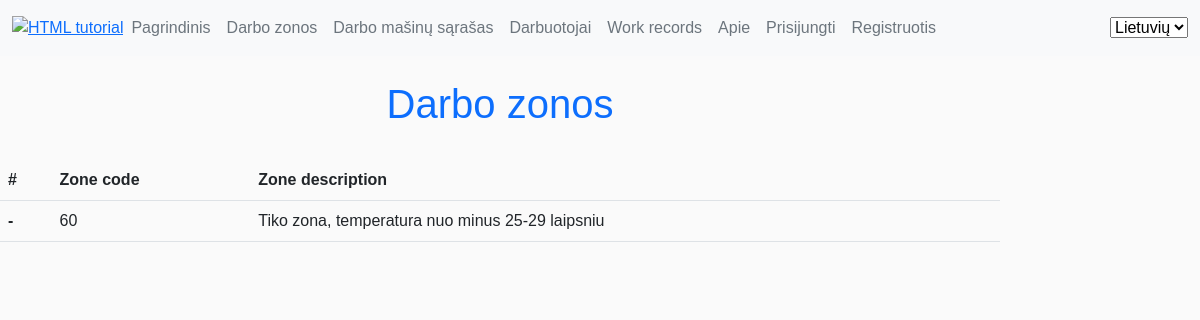
The page /lm/working_zones/ on the database its author committed.
### lm/models.py (models this page shows, shortened)
class Darbo_zona_sandelyje (models.Model):
    zone_choices = (
        ('20','20 - HR'),
        ('40','40 - MOPRO'),
        ('41', '41 - Pienas'),
        ('60', '60 - TIKO'),
        ('61', '61 - BakeOff'),
        ('70', '70 - Fruits'),
        ('50', '50 - Mėsa'),
        ('90', '90 - NonFood')
        )
    zone_code = models.CharField(_('Working zone code'), max_length=80, choices=zone_choices, default='40', help_text='Darbo zona sandėlyje',
    blank=True, unique=True)
    zone_description=models.CharField(_('Description'), max_length=80, help_text='Zonos aprasymas pvz 60-Tiko')
    class Meta:
        ordering = ['zone_code']
        verbose_name = _("Working zone")
        verbose_name_plural = _("Working zones")

### lm/views.py (the view)
# urls.py: path('working_zones/', views.working_zones, name='working_zones'),
def working_zones(request):
    working_zones = Darbo_zona_sandelyje.objects.all()
    context = {
        'working_zones': working_zones
    }
    return render(request, 'lm/working_zones.html', context=context)

### lm/templates/lm/working_zones.html (shortened to what this page needs)
{% extends 'base.html' %}
{% load i18n %}
{% load static %}
{% block content %}
<h1 class="p-4 text-primary d-flex justify-content-center">{% trans "Working zones" %} </h1>
<table class="table">
  <thead>
    <tr>
      <th scope="col">#</th>
      <th scope="col">Zone code</th>
      <th scope="col">Zone description</th>
    </tr>
  </thead>
  {% for zonos in working_zones %}
  <tbody>
    <tr>
      <th scope="row">-</th>
      <td>{{zonos.zone_code}}</td>
      <td>{{zonos.zone_description}}</td>
    </tr>
  </tbody>
   {% endfor %}
</table>
{% endblock %}

### static/app.css (style rules this page uses)
body { background-color:#fafafa }
body { font-family:Arial,"MS Trebuchet",sans-serif }

### rows shown on the page
Darbo_zona_sandelyje: zone_code "60", zone_description "Tiko zona, temperatura nuo minus 25-29 laipsniu"
